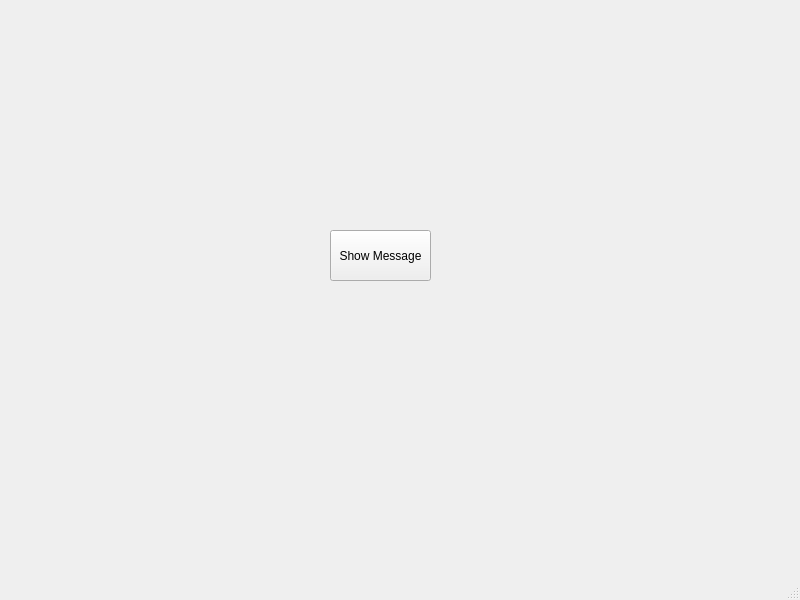
<?xml version="1.0" encoding="UTF-8"?>
<ui version="4.0">
 <class>MainWindow</class>
 <widget class="QMainWindow" name="MainWindow">
  <property name="geometry">
   <rect>
    <x>0</x>
    <y>0</y>
    <width>800</width>
    <height>600</height>
   </rect>
  </property>
  <property name="windowTitle">
   <string>MainWindow</string>
  </property>
  <widget class="QWidget" name="centralwidget">
   <widget class="QPushButton" name="pushButton">
    <property name="geometry">
     <rect>
      <x>330</x>
      <y>230</y>
      <width>101</width>
      <height>51</height>
     </rect>
    </property>
    <property name="text">
     <string>Show Message</string>
    </property>
   </widget>
  </widget>
  <widget class="QMenuBar" name="menubar">
   <property name="geometry">
    <rect>
     <x>0</x>
     <y>0</y>
     <width>800</width>
     <height>25</height>
    </rect>
   </property>
  </widget>
  <widget class="QStatusBar" name="statusbar"/>
 </widget>
 <resources/>
 <connections/>
</ui>
